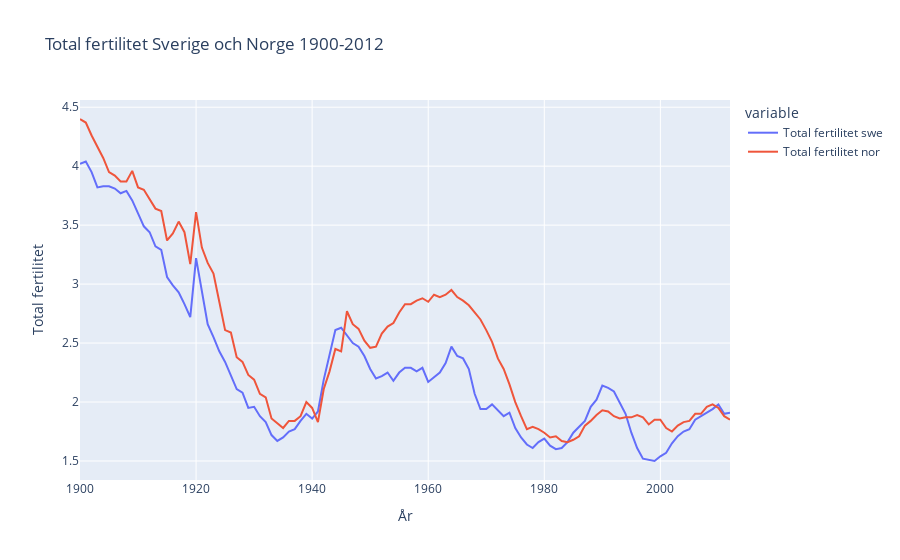

Write notebook code for a chart like this one.
### Code cell
fig = px.line(swe_nor, x="År", y=["Total fertilitet swe", "Total fertilitet nor"], labels={"value" : "Total fertilitet"}, title="Total fertilitet Sverige och Norge 1900-2012")
fig.show()
